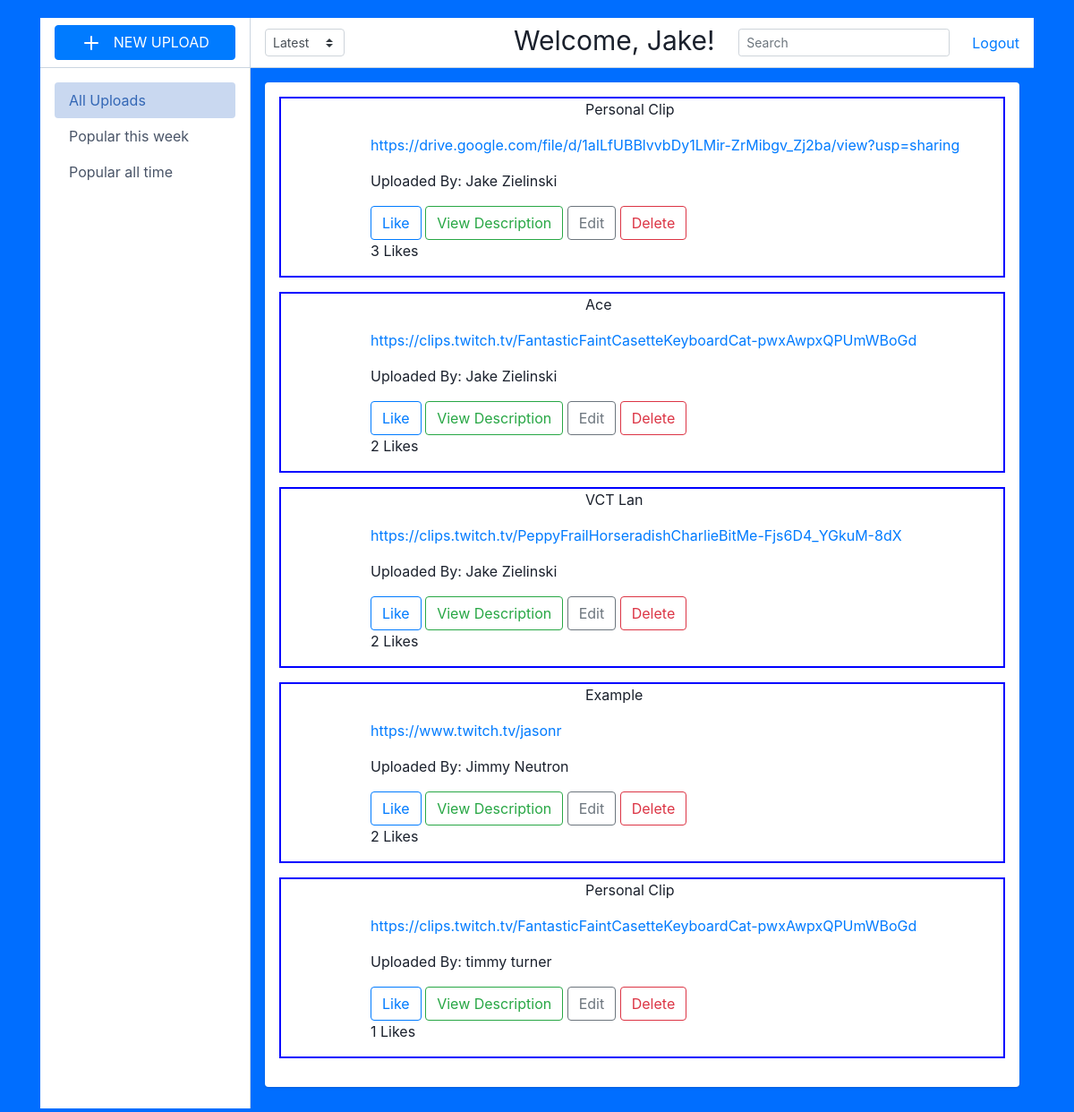
Before: /main (signed in) with the older database file.
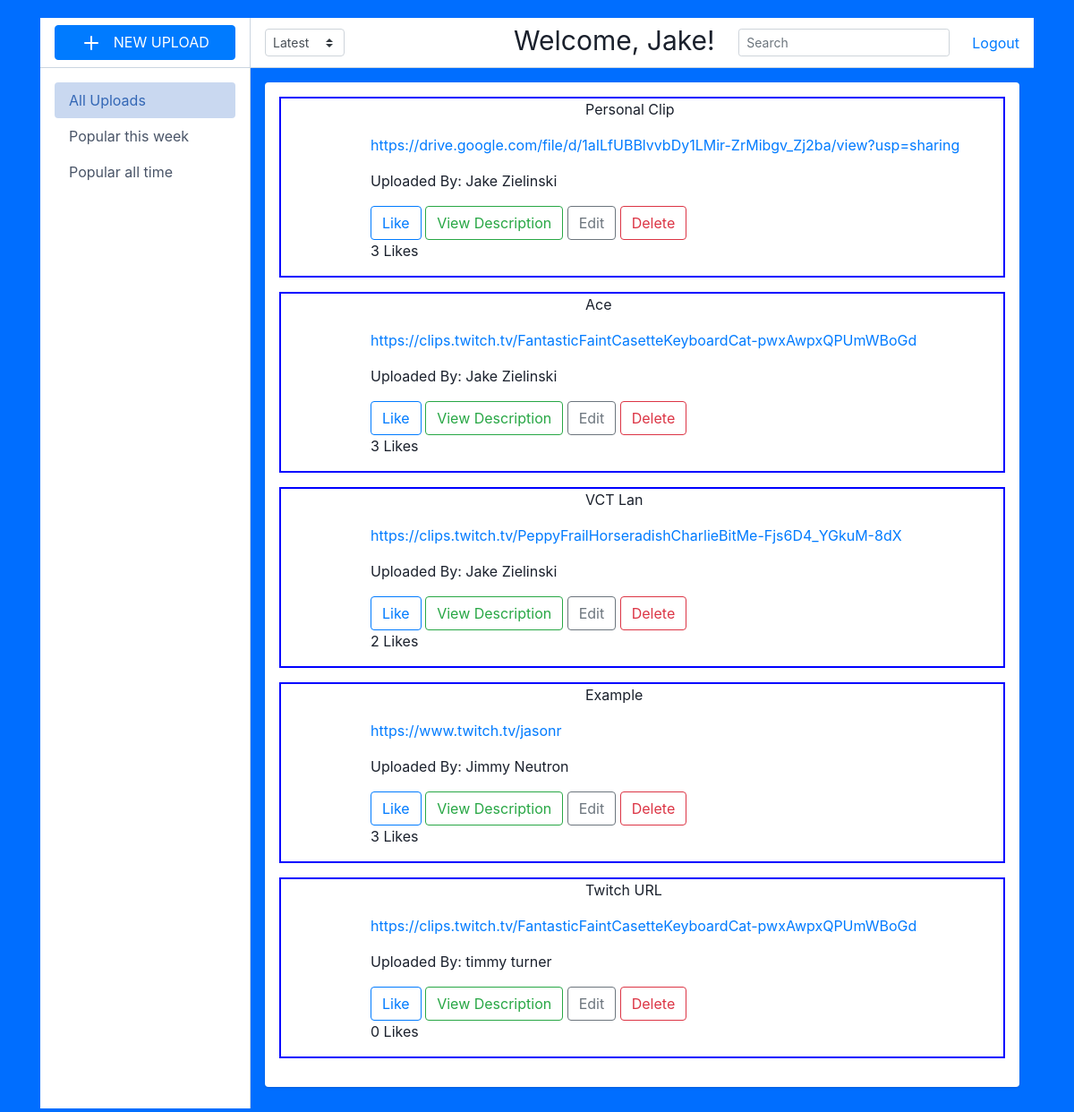
After: the same page with the newer database file.
### solo_app/models.py (models this page shows)
class Post(models.Model):
    message = models.URLField(max_length=200)
    title = models.CharField(max_length=255)
    description = models.CharField(max_length=255)
    poster = models.ForeignKey(User, related_name='user_messages', on_delete=models.CASCADE)
    user_likes = models.ManyToManyField(User, related_name='liked_posts')
    created_at = models.DateTimeField(auto_now_add=True)
    updated_at = models.DateTimeField(auto_now=True)
    objects = PostManager()

class User(models.Model):
    first_name = models.CharField(max_length=55)
    last_name = models.CharField(max_length=55)
    email = models.EmailField(unique=True)
    password = models.CharField(max_length=255)
    objects = UserManager()

### solo_app/views.py (the view)
# urls.py: path('main', views.main_page),
def main_page(request):
    if 'user_id' not in request.session:
        return redirect('/')
    user = User.objects.get(id=request.session['user_id'])
    context = {
        'user': user,
        'posts': Post.objects.all()
    }
    return render(request, 'main.html', context)

### solo_app/templates/main.html (shortened to what the changed rows need)
<!DOCTYPE html>
<html lang="en">
<head>
    <!-- {% load static %}
    <link rel="stylesheet" href="{% static 'css/style.css' %}"> -->
    <link href="https://cdn.jsdelivr.net/npm/bootstrap@4.4.1/dist/css/bootstrap.min.css" rel="stylesheet">
</head>
<body>
    <link rel="stylesheet" href="https://cdnjs.cloudflare.com/ajax/libs/font-awesome/5.12.0-2/css/all.min.css"
 />
    <div class="container">
        <div class="main-body p-0">
            <div class="inner-wrapper">
                <div class="inner-main">
                    <div class="inner-main-body p-2 p-sm-3 collapse forum-content show">
                        <div class="card mb-2">
                            <div class="card-body p-2 p-sm-3">
                                <div class="media forum-item">
                                    <div class="media-body">
                                        {% for post in posts %}
                                        <ul style="
                                            border: 2px solid blue;
                                            padding-left: 100px;
                                        ">
                                            <p style="
                                                padding-left: 240px;
                                            ">{{post.title}}</p>
                                            <p><a href="{{post.message}}">{{post.message}}</a></p>
                                            <p>Uploaded By: {{post.poster.first_name}} {{post.poster.last_name}}</p>
                                            <a href="/like/{{post.id}}" role="button"
                                                class="btn btn-outline-primary">Like</a>
                                            <a href="/main/{{post.id}}" role="button"
                                                class="btn btn-outline-success">View Description</a>
                                            <a href="/main/{{post.id}}/edit" role="button"
                                                class="btn btn-outline-secondary">Edit</a>
                                            <a href="/main/{{post.id}}/delete" role="button"
                                                class="btn btn-outline-danger">Delete</a>
                                            <p>{{post.user_likes.count}} Likes</p>
                                        </ul>
                                        {% endfor %}
                                    </div>
                                </div>
                            </div>
                        </div>
                    </div>
                </div>
            </div>
        </div>
</body>
</html>

Changed rows visible on the page:
removed Post: title "Personal Clip", message "https://clips.twitch.tv/FantasticFaintCasetteKeyboardCat-pwxAwpxQPUmWBoGd", poster.first_name "timmy", poster.last_name "turner", user_likes.count "1"
computed for Post "Ace": user_likes.count "2" → "3"
changed Post "Example": user_likes.count "2" → "3"
added Post: title "Twitch URL", message "https://clips.twitch.tv/FantasticFaintCasetteKeyboardCat-pwxAwpxQPUmWBoGd", poster.first_name "timmy", poster.last_name "turner", user_likes.count "0"
